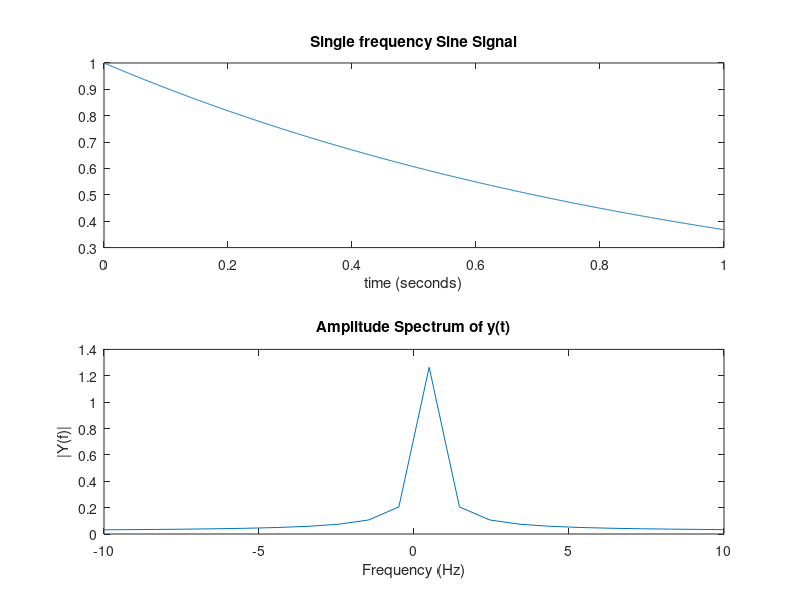

Write MATLAB code to recreate this figure.
clear;

Fs = 1000;
T = 1/Fs;
t = 0:1/Fs:1;
L=length(t);
y = exp(-t);
subplot(211)
plot(t,y)
title('Single frequency Sine Signal');
xlabel('time (seconds)');

NFFT = 2^nextpow2(L);
Y = fft(y,NFFT)/L;
Abs_Y = abs(Y);
Abs_Y = fftshift(Abs_Y); 
f = (Fs/2)*linspace(-1,1,NFFT);
subplot(212) 
plot(f,2*(Abs_Y(1:NFFT)));
xlim([-10,10])
title('Amplitude Spectrum of y(t)');
xlabel('Frequency (Hz)');
ylabel('|Y(f)|');
